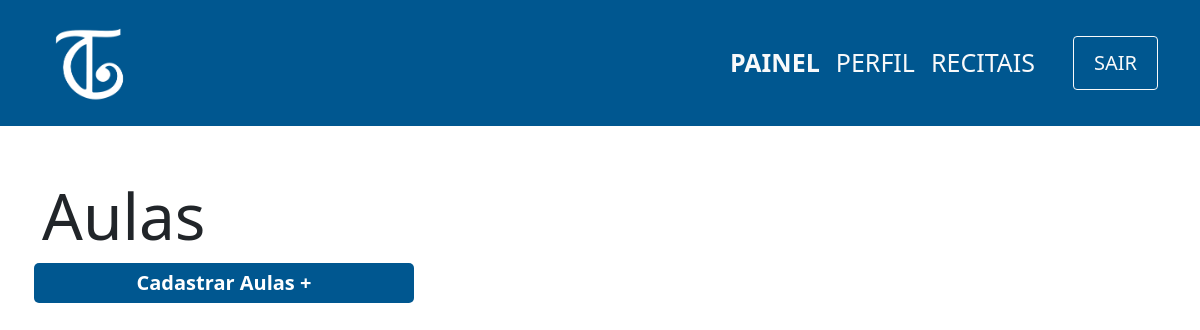
Page /view/aula/index.php (signed in) on the earlier database version.
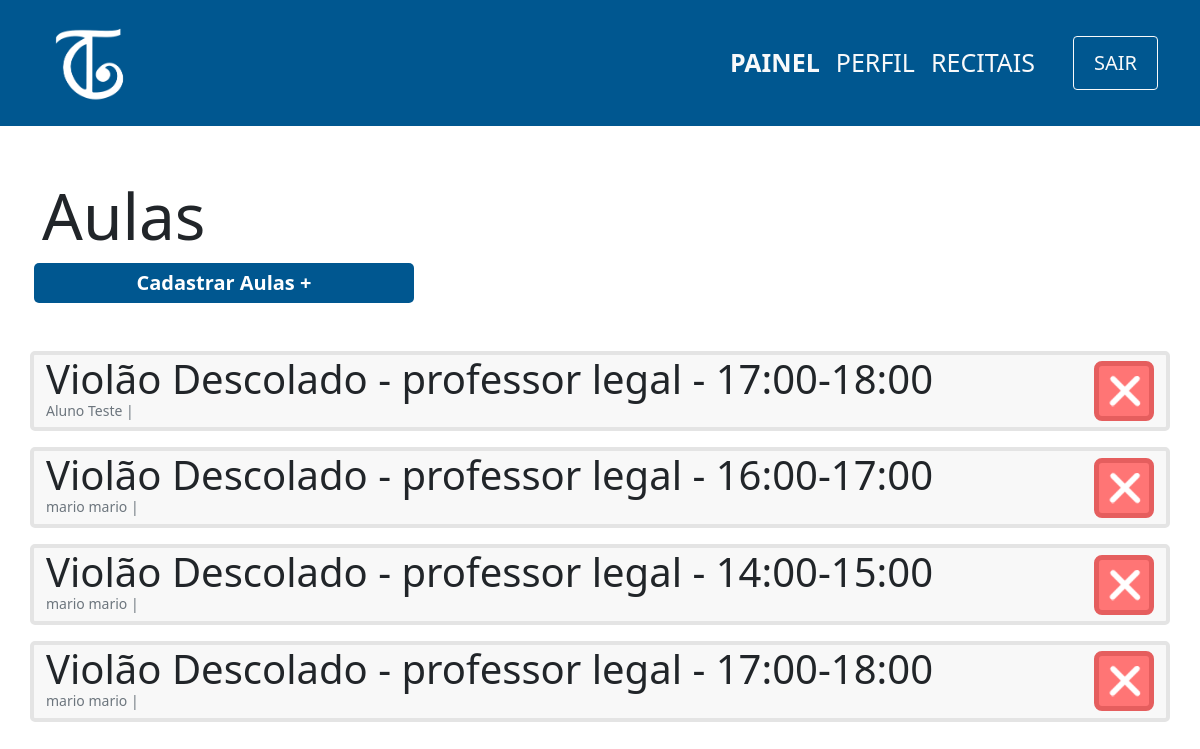
Same page on the later database version.
### tables this page shows
CREATE TABLE aula(
                id INTEGER PRIMARY KEY,
                id_curso integer not null,
                id_horario integer not null, 
                foreign key (id) references curso(id_curso) ON DELETE CASCADE,
                foreign key (id) references horario(id_horario) ON DELETE CASCADE
            );

CREATE TABLE curso(
                id INTEGER PRIMARY KEY,
                nome varchar(100) not null,
                id_professor integer not null,
                FOREIGN KEY (id) references professor(id_professor) ON DELETE CASCADE
            );

CREATE TABLE aluno_aula(
                id INTEGER PRIMARY KEY,
                id_aula integer not null,
                id_aluno integer not null,
                foreign key (id) references aluno(id_aluno) ON DELETE CASCADE,
                foreign key (id) references aula(id_aula) ON DELETE CASCADE
            );

CREATE TABLE aluno(
                id INTEGER PRIMARY KEY,
                cpf varchar(11) not null,
                nome varchar(100) not null,
                username varchar(100) UNIQUE not null,
                responsavel varchar(100),
                data_nasc date not null,
                senha varchar(100) not null,
                email varchar(100) UNIQUE not null                    
            );

### controller/aula/index.php (called while the page is built)
<?php
    require '../../db/connection.php';
    try {
        $sql=$db->prepare('SELECT nome,aluno.id as id,aluno_aula.id_aula as id_aula FROM aluno
        JOIN ALUNO_AULA on ALUNO.id = ALUNO_AULA.id_aluno');
        $sql->execute();
        $alunos=$sql->fetchAll(PDO::FETCH_ASSOC);
        $sql=$db->prepare('SELECT aula.id as id,curso.nome as nome, horario.periodo as periodo, professor.nome as professor FROM AULA
        JOIN CURSO on aula.id_curso = curso.id
        JOIN HORARIO on aula.id_horario = horario.id
        JOIN PROFESSOR on curso.id_professor = professor.id');
        $sql->execute();
        $aulas=$sql->fetchAll(PDO::FETCH_ASSOC);
    } catch (PDOException $e) {
        echo 'Erro ao executar comando no banco de dados: ' . $e->getMessage();
        exit();
    }
?>

### view/aula/index.php (the view, shortened to what this page needs)
<?php
    include '../../layouts/navbar.php';
    include '../../controller/aula/index.php';
?>
<div class="container">
    <div class="row mt-5">
        <h1 class="mt-1 display-3">Aulas</h1>
        <span class="btn-principal col-md-4 col-sm-12 mx-1 text-center mb-5" onclick="location.href='cadastro.php'">
            <a href="cadastro.php">Cadastrar Aulas +</a>
        </span>
            <?php
                foreach($aulas as $aula){
                    echo '
                    <div class="col-12 card d-flex flex-row mb-3 justify-content-between">
                        <div class="d-flex flex-column">
                            <p class="m-0 display-6">
                                '.$aula['nome'].' - '.$aula['professor'].' - '.$aula['periodo'].'
                            </p>
                            <p class="m-0 text-muted display-3 mb-2" style="font-size:14px">';
                               foreach($alunos as $aluno){
                                    if($aluno['id_aula']==$aula['id']){
                                        echo $aluno['nome'].' | ';
                                    }
                               }
                                echo'
                            </p>
                        </div>
                        <div class="d-flex align-items-center">
                            <button onclick="location.href=\'../../controller/aula/delete.php?id='.$aula['id'].'\';" class="btn-remover">
                                <img src="../../images/delete-icon.png" width=40px>
                            </button>
                        </div>
                    </div>
                    ';
                }
            ?>
    </div>
</div>

Differences in the rows shown:
added aula: id_curso.nome "Violão Descolado", professor "professor legal", periodo "17:00-18:00"
now on this page (row unchanged): aluno_aula: id.nome "Aluno Teste", shown under "Violão Descolado"
added aula: id.nome "Violão Descolado", professor "professor legal", periodo "16:00-17:00"
added aluno_aula: id.nome "mario mario", shown under "Violão Descolado"
added aula: id_curso.nome "Violão Descolado", professor "professor legal", periodo "14:00-15:00"
added aluno_aula: id_aluno.nome "mario mario", shown under "Violão Descolado"
added aula: id_curso.nome "Violão Descolado", professor "professor legal", periodo "17:00-18:00"
added aluno_aula: id_aluno.nome "mario mario", shown under "Violão Descolado"
